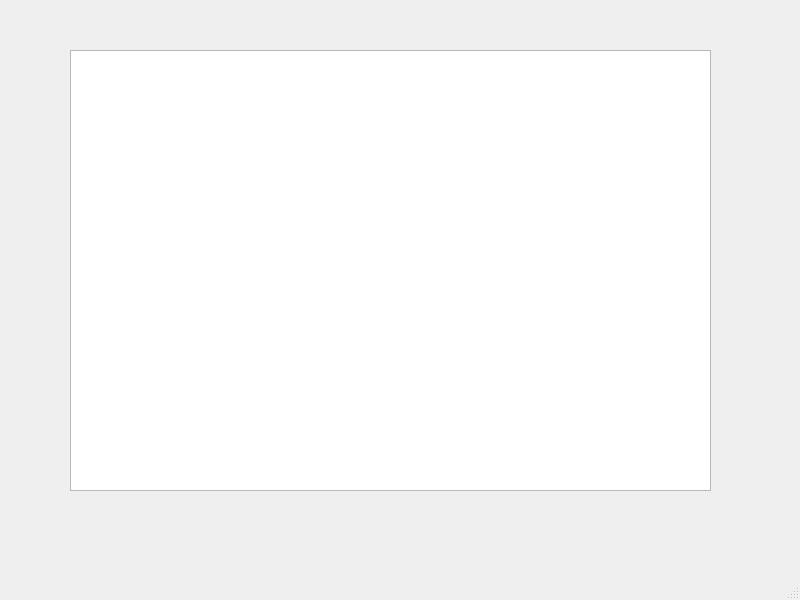
<?xml version="1.0" encoding="UTF-8"?>
<ui version="4.0">
 <class>MainWindow</class>
 <widget class="QMainWindow" name="MainWindow">
  <property name="geometry">
   <rect>
    <x>0</x>
    <y>0</y>
    <width>800</width>
    <height>600</height>
   </rect>
  </property>
  <property name="windowTitle">
   <string>Эспрессо</string>
  </property>
  <widget class="QWidget" name="centralwidget">
   <widget class="QTableWidget" name="table">
    <property name="geometry">
     <rect>
      <x>70</x>
      <y>50</y>
      <width>641</width>
      <height>441</height>
     </rect>
    </property>
   </widget>
  </widget>
  <widget class="QMenuBar" name="menubar">
   <property name="geometry">
    <rect>
     <x>0</x>
     <y>0</y>
     <width>800</width>
     <height>26</height>
    </rect>
   </property>
  </widget>
  <widget class="QStatusBar" name="statusbar"/>
 </widget>
 <resources/>
 <connections/>
</ui>
